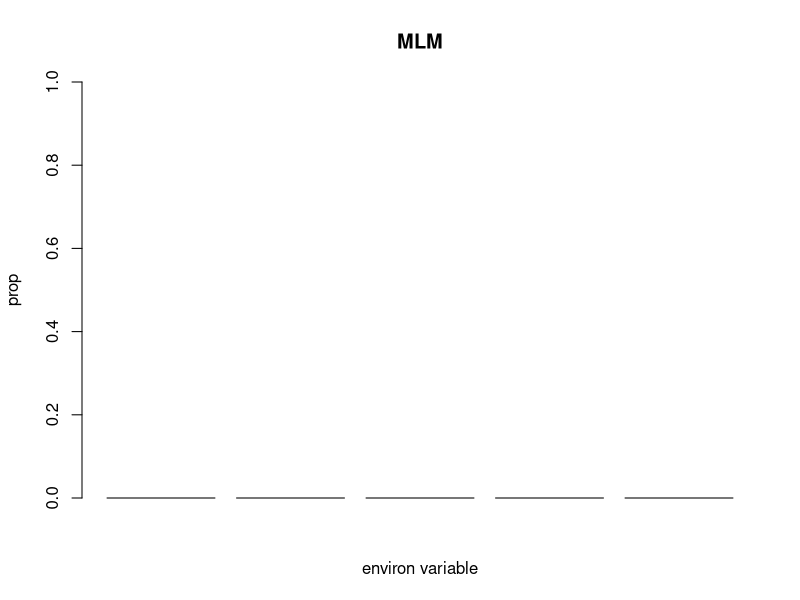

The R source for this figure:
#FULL VERSION

library(vegan)
install.packages("lme4")
library(lme4)

nreps <- 20



# binary or count data
binaryflag <- T

# number of sites, species, and environmental variables
nsite <- 30;
nspp <- 20
nx <- 5

# construct environmental variables with covariance matrix V
Vx <- rbind(c(1,0,0,0,0),c(0,1,.7,0,0),c(0,.7,1,0,0),c(0,0,0,1,0),c(0,0,0,0,1))
v <- svd(Vx)
C <- v$u %*% diag(v$d^(.5))

MLM.ranef <- NULL
MLM.fixef <- NULL
MLM.pvals <- NULL
MLM.fixef.pvals <- NULL
#
# CCA.pvals <- NULL
# RDA.pvals <- NULL
# NMDS.pvals <- NULL

for(rep in 1:nreps){
	show(rep)

	# simulate data
	X <- array(0,c(nx,nsite))
	for(j in 1:nsite){
		X[,j] <- C %*% rnorm(nx)
	}}
	
X <- t(X)

	for(j in 1:nx) X[,j] <- (X[,j] - mean(X[,j]))/sd(X[,j])
	cov(X)

	# b0 and b1 for each species-environmental variable combination
	b0bar <- 0
	b1bar <- c(0,0,0,.5,0)

	b0sig <- 1
	b1sig <- c(.4,.4,0,0,0)

	b0 <- rnorm(nspp,mean=b0bar,sd=b0sig)

	b1 <- array(0,c(nx,nspp))
	for(j in 1:nx){
		b1[j,] <- rnorm(nspp,mean=b1bar[j],sd=b1sig[j])
	}

	# construct data set

	# lam is the parameter from a Poisson distribution giving the probability of occurrence
	lam <- array(1,c(nsite,1)) %*% b0 + X %*% b1

	Y <- array(0,c(nsite,nspp))
	for(j in 1:nsite){
		Y[j,] <- rpois(nspp,exp(lam[j,]))
	}

	# plots Y
	#if(binaryflag == T)	image(Y>0)
	#if(binaryflag == F)	image(Y)

	# construct data.frame
	dim(Y) <- c(nspp*nsite,1)

	XX <- NULL
	for(j in 1:nx){
		XX <- cbind(XX,rep(X[,j],nspp))
	}

	sitenames <- array(1:nsite,c(nspp*nsite,1))
	sppnames <- kronecker(1:nspp,array(1,c(nsite,1)))

	d <- data.frame(site = as.factor(sitenames), spp = as.factor(sppnames), Y = Y, X = XX)

	# analyze data: lmer
	if(binaryflag == T){
		d$YY <- (d$Y > 0)
		z <- glmer(YY ~ X.1 + X.2 + X.3 + X.4 + X.5 + (1 | spp) + (0 + X.1 | spp) + (0 + X.2 | spp) + (0 + X.3 | spp) + (0 + X.4 | spp) + (0 + X.5 | spp), data=d, family=binomial)
		# compute ranef pvalues
		z1 <- glmer(YY ~ X.1 + X.2 + X.3 + X.4 + X.5 + (1 | spp) + (0 + X.2 | spp) + (0 + X.3 | spp) + (0 + X.4 | spp) + (0 + X.5 | spp), data=d, family=binomial)
		z2 <- glmer(YY ~ X.1 + X.2 + X.3 + X.4 + X.5 + (1 | spp) + (0 + X.1 | spp) + (0 + X.3 | spp) + (0 + X.4 | spp) + (0 + X.5 | spp), data=d, family=binomial)
		z3 <- glmer(YY ~ X.1 + X.2 + X.3 + X.4 + X.5 + (1 | spp) + (0 + X.1 | spp) + (0 + X.2 | spp) + (0 + X.4 | spp) + (0 + X.5 | spp), data=d, family=binomial)
		z4 <- glmer(YY ~ X.1 + X.2 + X.3 + X.4 + X.5 + (1 | spp) + (0 + X.1 | spp) + (0 + X.2 | spp) + (0 + X.3 | spp) + (0 + X.5 | spp), data=d, family=binomial)
		z5 <- glmer(YY ~ X.1 + X.2 + X.3 + X.4 + X.5 + (1 | spp) + (0 + X.1 | spp) + (0 + X.2 | spp) + (0 + X.3 | spp) + (0 + X.4 | spp), data=d, family=binomial)
	}

	if(binaryflag == F){
		z <- glmer(Y ~ X.1 + X.2 + X.3 + X.4 + X.5 + (1 | spp) + (0 + X.1 | spp) + (0 + X.2 | spp) + (0 + X.3 | spp) + (0 + X.4 | spp) + (0 + X.5 | spp), data=d, family=poisson)
		# compute ranef pvalues
		z1 <- glmer(Y ~ X.1 + X.2 + X.3 + X.4 + X.5 + (1 | spp) + (0 + X.2 | spp) + (0 + X.3 | spp) + (0 + X.4 | spp) + (0 + X.5 | spp), data=d, family=poisson)
		z2 <- glmer(Y ~ X.1 + X.2 + X.3 + X.4 + X.5 + (1 | spp) + (0 + X.1 | spp) + (0 + X.3 | spp) + (0 + X.4 | spp) + (0 + X.5 | spp), data=d, family=poisson)
		z3 <- glmer(Y ~ X.1 + X.2 + X.3 + X.4 + X.5 + (1 | spp) + (0 + X.1 | spp) + (0 + X.2 | spp) + (0 + X.4 | spp) + (0 + X.5 | spp), data=d, family=poisson)
		z4 <- glmer(Y ~ X.1 + X.2 + X.3 + X.4 + X.5 + (1 | spp) + (0 + X.1 | spp) + (0 + X.2 | spp) + (0 + X.3 | spp) + (0 + X.5 | spp), data=d, family=poisson)
		z5 <- glmer(Y ~ X.1 + X.2 + X.3 + X.4 + X.5 + (1 | spp) + (0 + X.1 | spp) + (0 + X.2 | spp) + (0 + X.3 | spp) + (0 + X.4 | spp), data=d, family=poisson)
	}

	LL <- c(logLik(z),logLik(z1),logLik(z2),logLik(z3),logLik(z4),logLik(z5))

	mlm.pvals <- c(1-pchisq(LL[2] - LL[1],1), 1-pchisq(LL[3] - LL[1],1), 1-pchisq(LL[4] - LL[1],1), 1-pchisq(LL[5] - LL[1],1), 1-pchisq(LL[6] - LL[1],1))

	# accumulate results
	MLM.pvals <- rbind(MLM.pvals,mlm.pvals)
	MLM.ranef <- rbind(MLM.ranef, ranef(z))
	MLM.fixef <- rbind(MLM.fixef, fixef(z))
	MLM.fixef.pvals <- rbind(MLM.fixef.pvals, summary(z)$coef[,4])

################################################
# output results

MLM.ranef
MLM.fixef
MLM.pvals
# CCA.pvals
# NMDS.pvals


barplot(colMeans(MLM.pvals < 0.05),main="MLM", xlab="environ variable", ylab="prop", ylim=c(0,1))

# barplot(colMeans(CCA.pvals < 0.05),main="CCA", xlab="environ variable", ylab="prop", ylim=c(0,1))
#
# barplot(colMeans(NMDS.pvals < 0.05),main="NMDS", xlab="environ variable", ylab="prop", ylim=c(0,1))

## Exercise: add CCA and RDA into simulation for loop.
